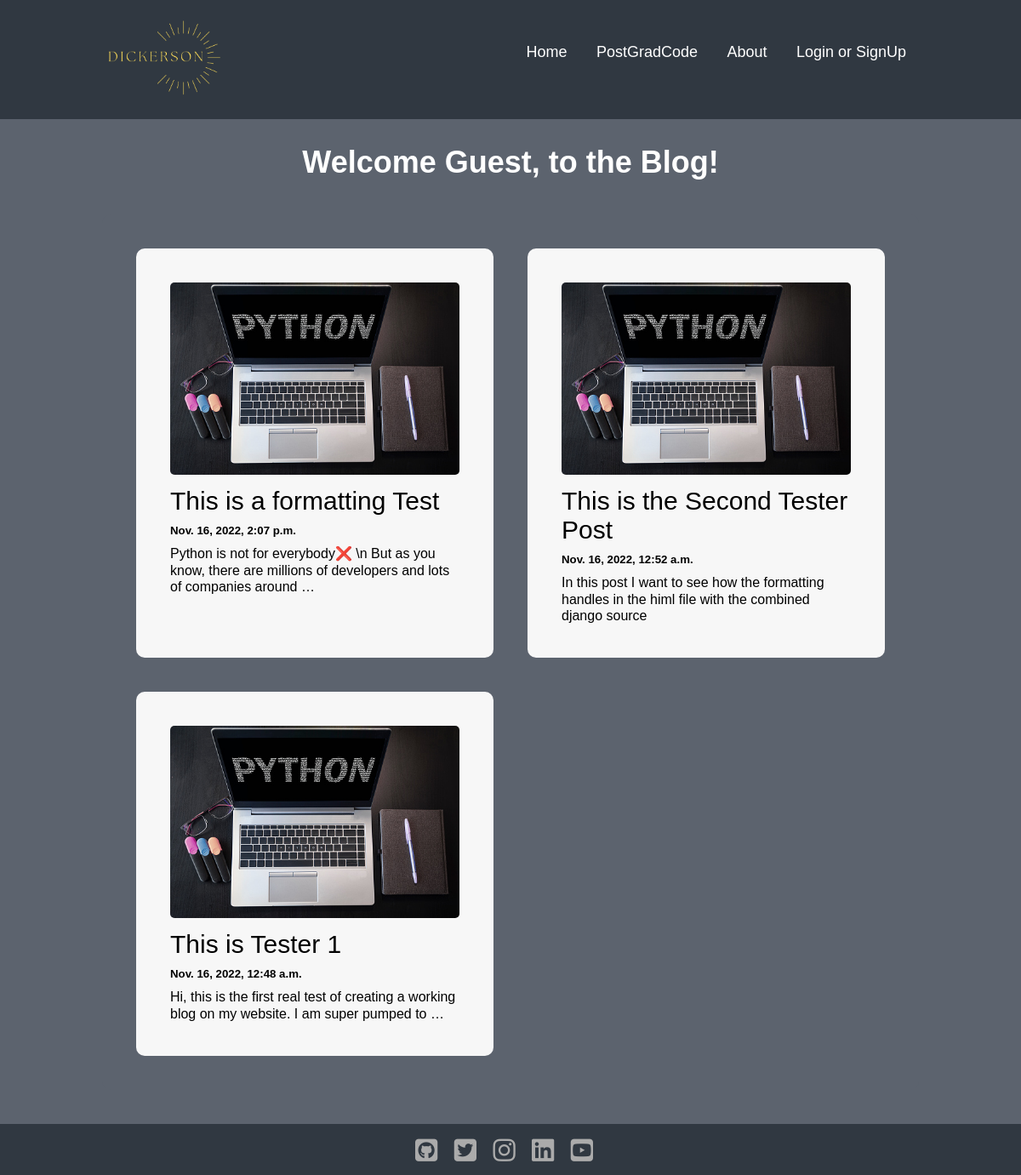
The page / on the database its author committed.
### posts/views.py (the view)
# urls.py: path('', views.index, name='index'),
def index(request):
    posts = Post.objects.all()
    return render(request, 'index.html', {'posts': posts})

### templates/index.html (shortened to what this page needs)
{% load static %}
<!DOCTYPE html>
<html lang="en">
<head>
</head>
<body>
    <div id="header">
        <div class="container">
            <nav>
                <img src="{% static 'logo.png' %}" class="logo">
                <ul id="my-tabs">
                    <li><a href='#header'>Home</a></li>
                    <li><a href='#postGrad'>PostGradCode</a></li>
                    <li><a href='#about'>About</a></li>
                    {% if user.is_authenticated %}
                    <li><a href='logout'>Logout</a></li>
                    {% else %}
                    <li><a href='login'>Login or SignUp</a></li>
                    {% endif %}
                </ul>
            </nav>
        </div>
    </div>
    <div class="title">
        {% if user.is_authenticated %}
        <h1>Welcome {{user.username}}, to the Blog!</h1>
        {% else %}
        <h1>Welcome Guest, to the Blog!</h1>
        {% endif %}
    </div>
    <div id="blogs">
        <div class="container">
            <div class="row">
                {% for post in posts reversed %}
                <div class="column">
                    <div class="card">
                        <img src="{% static 'pythonphoto.jpg' %}" class="img-sizing">
                        <a style="text-decoration: none; color: black;" href="/post/{{post.id}}">
                            <h2>{{post.title}}</h2>
                            <h5>{{post.created_at}}</h5>
                            <p>{{post.body|truncatewords:20}}</p>
                        </a>
                    </div>
                </div>
                {% endfor %}
            </div>
        </div>
    </div>
    <div class="footer">
        <div class="social-icons">
            <a href="https://github.com/zachdickerson" target="_blank"><i class="fa-brands fa-square-github"></i></a>
            <a href="https://twitter.com/postgradcode" target="_blank"><i class="fa-brands fa-twitter-square"></i></a>
            <a href="https://www.instagram.com/postgradcode/" target="_blank"><i class="fa-brands fa-instagram"></i></a>
            <a href="https://www.linkedin.com/in/dickerson-zachary/" target="_blank"><i class="fa-brands fa-linkedin"></i></a>
            <a href="https://www.youtube.com/channel/UCHYNWhgLVtMSBgntgg327YA" target="_blank"><i class="fa-brands fa-square-youtube"></i></a>
        </div>
    </div>
</body>
</html>

### templates/index.html (style rules this page uses)
* { box-sizing: border-box; font-family: 'Poppins', sans-serif; margin: 0; padding:0; }
html { scroll-behavior: smooth; }
body { background: #5c636e; color: #fff; }
p { line-height: 1.2; }
#header { background: #303841; height: 140px; width: 100%; }
.logo { width: 140px; }
.container { padding: 10px 10% }
nav { align-items: center; display: flex; flex-wrap: wrap; justify-content: space-between; }
nav ul li { display: inline-block; font-size: 18px; position: relative; padding-left: 15px; padding-right: 15px; text-decoration: none; }
nav ul li a { color: #fff; font-size: 18px; position: relative; text-decoration: none; }
.title h1 { padding-top: 30px; text-align: center; font-size: 36px; }
#blogs { padding: 30px 0 90px 0; }
.row { display: grid; grid-gap: 40px; grid-template-columns: repeat(auto-fit, minmax(400px, 1fr)); }
.row, .column { background: #5c636e; border-radius: 10px; font-size: 16px; font-weight: 300; padding: 40px; transition: all 0.5s, transform 0.5s; }
.row, .column h2 { font-size: 30px; font-weight: 500; }
.column { background: #f7f7f7; }
.img-sizing { height: 100%; width: 100%; border-radius: 5px; }
h2 { padding: 10px 0 0 0; }
h5 { padding: 10px 0; }
.footer { background-color: #303841; bottom: 0; color: white; height: 60px; left: 0; position: fixed; text-align: center; width: 100%; }
.social-icons { padding-top: 15px; }
.social-icons a { color: #ababab; display: inline-block; font-size: 30px; margin-right: 15px; text-decoration: none; transition: transform 0.5s }

### rows shown on the page
Post: title "This is a formatting Test", created_at "Nov. 16, 2022, 2:07 p.m.", body "Python is not for everybody❌ \\n But as you know, there are millions of developers and lots of companies around …"
Post: title "This is the Second Tester Post", created_at "Nov. 16, 2022, 12:52 a.m.", body "In this post I want to see how the formatting handles in the himl file with the combined django source"
Post: title "This is Tester 1", created_at "Nov. 16, 2022, 12:48 a.m.", body "Hi, this is the first real test of creating a working blog on my website. I am super pumped to …"
